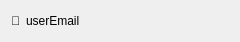
<?xml version="1.0" encoding="UTF-8"?>
<ui version="4.0">
 <class>UserWidget</class>
 <widget class="QWidget" name="UserWidget">
  <property name="geometry">
   <rect>
    <x>0</x>
    <y>0</y>
    <width>240</width>
    <height>42</height>
   </rect>
  </property>
  <property name="sizePolicy">
   <sizepolicy hsizetype="Expanding" vsizetype="Fixed">
    <horstretch>0</horstretch>
    <verstretch>42</verstretch>
   </sizepolicy>
  </property>
  <property name="minimumSize">
   <size>
    <width>0</width>
    <height>42</height>
   </size>
  </property>
  <property name="maximumSize">
   <size>
    <width>16777215</width>
    <height>42</height>
   </size>
  </property>
  <property name="windowTitle">
   <string>Gifts</string>
  </property>
  <layout class="QHBoxLayout" name="horizontalLayout">
   <item>
    <widget class="QLabel" name="userIcon">
     <property name="sizePolicy">
      <sizepolicy hsizetype="Fixed" vsizetype="Fixed">
       <horstretch>0</horstretch>
       <verstretch>0</verstretch>
      </sizepolicy>
     </property>
     <property name="text">
      <string>👤</string>
     </property>
    </widget>
   </item>
   <item>
    <widget class="QLabel" name="userEmail">
     <property name="text">
      <string>userEmail</string>
     </property>
    </widget>
   </item>
  </layout>
 </widget>
 <resources/>
 <connections/>
</ui>
